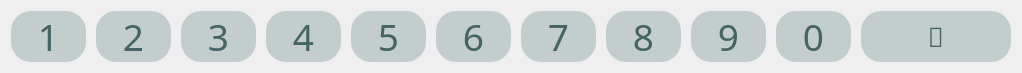
       <widget class="QWidget" name="horizontalLayoutWidget_15">
        <property name="geometry">
         <rect>
          <x>300</x>
          <y>640</y>
          <width>1002</width>
          <height>61</height>
         </rect>
        </property>
        <layout class="QHBoxLayout" name="eng1_1234">
         <property name="spacing">
          <number>10</number>
         </property>
         <item>
          <widget class="QPushButton" name="eng1_1">
           <property name="sizePolicy">
            <sizepolicy hsizetype="Expanding" vsizetype="Expanding">
             <horstretch>0</horstretch>
             <verstretch>0</verstretch>
            </sizepolicy>
           </property>
           <property name="minimumSize">
            <size>
             <width>75</width>
             <height>0</height>
            </size>
           </property>
           <property name="maximumSize">
            <size>
             <width>75</width>
             <height>16777215</height>
            </size>
           </property>
           <property name="font">
            <font>
             <family>HS봄바람체 3.0 Regular</family>
             <pointsize>28</pointsize>
            </font>
           </property>
           <property name="styleSheet">
            <string notr="true">background-color: rgb(195, 205, 205);
border:none;
border-radius:20px;
color:rgb(70, 100, 100);</string>
           </property>
           <property name="text">
            <string>1</string>
           </property>
          </widget>
         </item>
         <item>
          <widget class="QPushButton" name="eng1_2">
           <property name="sizePolicy">
            <sizepolicy hsizetype="Expanding" vsizetype="Expanding">
             <horstretch>0</horstretch>
             <verstretch>0</verstretch>
            </sizepolicy>
           </property>
           <property name="minimumSize">
            <size>
             <width>75</width>
             <height>0</height>
            </size>
           </property>
           <property name="maximumSize">
            <size>
             <width>75</width>
             <height>16777215</height>
            </size>
           </property>
           <property name="font">
            <font>
             <family>HS봄바람체 3.0 Regular</family>
             <pointsize>28</pointsize>
            </font>
           </property>
           <property name="styleSheet">
            <string notr="true">background-color: rgb(195, 205, 205);
border:none;
border-radius:20px;
color:rgb(70, 100, 100);</string>
           </property>
           <property name="text">
            <string>2</string>
           </property>
          </widget>
         </item>
         <item>
          <widget class="QPushButton" name="eng1_3">
           <property name="sizePolicy">
            <sizepolicy hsizetype="Expanding" vsizetype="Expanding">
             <horstretch>0</horstretch>
             <verstretch>0</verstretch>
            </sizepolicy>
           </property>
           <property name="minimumSize">
            <size>
             <width>75</width>
             <height>0</height>
            </size>
           </property>
           <property name="maximumSize">
            <size>
             <width>75</width>
             <height>16777215</height>
            </size>
           </property>
           <property name="font">
            <font>
             <family>HS봄바람체 3.0 Regular</family>
             <pointsize>28</pointsize>
            </font>
           </property>
           <property name="styleSheet">
            <string notr="true">background-color: rgb(195, 205, 205);
border:none;
border-radius:20px;
color:rgb(70, 100, 100);</string>
           </property>
           <property name="text">
            <string>3</string>
           </property>
          </widget>
         </item>
         <item>
          <widget class="QPushButton" name="eng1_4">
           <property name="sizePolicy">
            <sizepolicy hsizetype="Expanding" vsizetype="Expanding">
             <horstretch>0</horstretch>
             <verstretch>0</verstretch>
            </sizepolicy>
           </property>
           <property name="minimumSize">
            <size>
             <width>75</width>
             <height>0</height>
            </size>
           </property>
           <property name="maximumSize">
            <size>
             <width>75</width>
             <height>16777215</height>
            </size>
           </property>
           <property name="font">
            <font>
             <family>HS봄바람체 3.0 Regular</family>
             <pointsize>28</pointsize>
            </font>
           </property>
           <property name="styleSheet">
            <string notr="true">background-color: rgb(195, 205, 205);
border:none;
border-radius:20px;
color:rgb(70, 100, 100);</string>
           </property>
           <property name="text">
            <string>4</string>
           </property>
          </widget>
         </item>
         <item>
          <widget class="QPushButton" name="eng1_5">
           <property name="sizePolicy">
            <sizepolicy hsizetype="Expanding" vsizetype="Expanding">
             <horstretch>0</horstretch>
             <verstretch>0</verstretch>
            </sizepolicy>
           </property>
           <property name="minimumSize">
            <size>
             <width>75</width>
             <height>0</height>
            </size>
           </property>
           <property name="maximumSize">
            <size>
             <width>75</width>
             <height>16777215</height>
            </size>
           </property>
           <property name="font">
            <font>
             <family>HS봄바람체 3.0 Regular</family>
             <pointsize>28</pointsize>
            </font>
           </property>
           <property name="styleSheet">
            <string notr="true">background-color: rgb(195, 205, 205);
border:none;
border-radius:20px;
color:rgb(70, 100, 100);</string>
           </property>
           <property name="text">
            <string>5</string>
           </property>
          </widget>
         </item>
         <item>
          <widget class="QPushButton" name="eng1_6">
           <property name="sizePolicy">
            <sizepolicy hsizetype="Expanding" vsizetype="Expanding">
             <horstretch>0</horstretch>
             <verstretch>0</verstretch>
            </sizepolicy>
           </property>
           <property name="minimumSize">
            <size>
             <width>75</width>
             <height>0</height>
            </size>
           </property>
           <property name="maximumSize">
            <size>
             <width>75</width>
             <height>16777215</height>
            </size>
           </property>
           <property name="font">
            <font>
             <family>HS봄바람체 3.0 Regular</family>
             <pointsize>28</pointsize>
            </font>
           </property>
           <property name="styleSheet">
            <string notr="true">background-color: rgb(195, 205, 205);
border:none;
border-radius:20px;
color:rgb(70, 100, 100);</string>
           </property>
           <property name="text">
            <string>6</string>
           </property>
          </widget>
         </item>
         <item>
          <widget class="QPushButton" name="eng1_7">
           <property name="sizePolicy">
            <sizepolicy hsizetype="Expanding" vsizetype="Expanding">
             <horstretch>0</horstretch>
             <verstretch>0</verstretch>
            </sizepolicy>
           </property>
           <property name="minimumSize">
            <size>
             <width>75</width>
             <height>0</height>
            </size>
           </property>
           <property name="maximumSize">
            <size>
             <width>75</width>
             <height>16777215</height>
            </size>
           </property>
           <property name="font">
            <font>
             <family>HS봄바람체 3.0 Regular</family>
             <pointsize>28</pointsize>
            </font>
           </property>
           <property name="styleSheet">
            <string notr="true">background-color: rgb(195, 205, 205);
border:none;
border-radius:20px;
color:rgb(70, 100, 100);</string>
           </property>
           <property name="text">
            <string>7</string>
           </property>
          </widget>
         </item>
         <item>
          <widget class="QPushButton" name="eng1_8">
           <property name="sizePolicy">
            <sizepolicy hsizetype="Expanding" vsizetype="Expanding">
             <horstretch>0</horstretch>
             <verstretch>0</verstretch>
            </sizepolicy>
           </property>
           <property name="minimumSize">
            <size>
             <width>75</width>
             <height>0</height>
            </size>
           </property>
           <property name="maximumSize">
            <size>
             <width>75</width>
             <height>16777215</height>
            </size>
           </property>
           <property name="font">
            <font>
             <family>HS봄바람체 3.0 Regular</family>
             <pointsize>28</pointsize>
            </font>
           </property>
           <property name="styleSheet">
            <string notr="true">background-color: rgb(195, 205, 205);
border:none;
border-radius:20px;
color:rgb(70, 100, 100);</string>
           </property>
           <property name="text">
            <string>8</string>
           </property>
          </widget>
         </item>
         <item>
          <widget class="QPushButton" name="eng1_9">
           <property name="sizePolicy">
            <sizepolicy hsizetype="Expanding" vsizetype="Expanding">
             <horstretch>0</horstretch>
             <verstretch>0</verstretch>
            </sizepolicy>
           </property>
           <property name="minimumSize">
            <size>
             <width>75</width>
             <height>0</height>
            </size>
           </property>
           <property name="maximumSize">
            <size>
             <width>75</width>
             <height>16777215</height>
            </size>
           </property>
           <property name="font">
            <font>
             <family>HS봄바람체 3.0 Regular</family>
             <pointsize>28</pointsize>
            </font>
           </property>
           <property name="styleSheet">
            <string notr="true">background-color: rgb(195, 205, 205);
border:none;
border-radius:20px;
color:rgb(70, 100, 100);</string>
           </property>
           <property name="text">
            <string>9</string>
           </property>
          </widget>
         </item>
         <item>
          <widget class="QPushButton" name="eng1_0">
           <property name="sizePolicy">
            <sizepolicy hsizetype="Expanding" vsizetype="Expanding">
             <horstretch>0</horstretch>
             <verstretch>0</verstretch>
            </sizepolicy>
           </property>
           <property name="minimumSize">
            <size>
             <width>75</width>
             <height>0</height>
            </size>
           </property>
           <property name="maximumSize">
            <size>
             <width>75</width>
             <height>16777215</height>
            </size>
           </property>
           <property name="font">
            <font>
             <family>HS봄바람체 3.0 Regular</family>
             <pointsize>28</pointsize>
            </font>
           </property>
           <property name="styleSheet">
            <string notr="true">background-color: rgb(195, 205, 205);
border:none;
border-radius:20px;
color:rgb(70, 100, 100);</string>
           </property>
           <property name="text">
            <string>0</string>
           </property>
          </widget>
         </item>
         <item>
          <widget class="QPushButton" name="eng1_bs">
           <property name="sizePolicy">
            <sizepolicy hsizetype="Expanding" vsizetype="Expanding">
             <horstretch>0</horstretch>
             <verstretch>0</verstretch>
            </sizepolicy>
           </property>
           <property name="minimumSize">
            <size>
             <width>150</width>
             <height>0</height>
            </size>
           </property>
           <property name="maximumSize">
            <size>
             <width>150</width>
             <height>16777215</height>
            </size>
           </property>
           <property name="font">
            <font>
             <family>Symbols NF</family>
             <pointsize>20</pointsize>
            </font>
           </property>
           <property name="styleSheet">
            <string notr="true">background-color: rgb(195, 205, 205);
border:none;
border-radius:20px;
color:rgb(70, 100, 100);</string>
           </property>
           <property name="text">
            <string></string>
           </property>
          </widget>
         </item>
        </layout>
       </widget>
